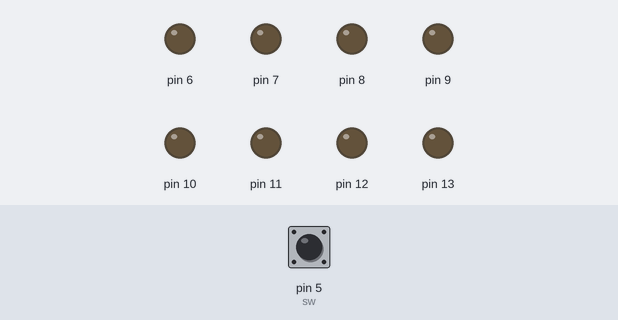
This sketch was run on a simulated Arduino Uno, built with avr-gcc and run on an emulated ATmega328P. On the bench: output pins drawn as LEDs (lit = HIGH). Dashed ring = blinking. Inputs (shaded band) come from the test bench; at power-on: pin 5 (sw) HIGH.

Above: at 1.2 s.
1.3 s: pin 5 (sw) pulled LOW for 0.15 s
At 1.45 s:
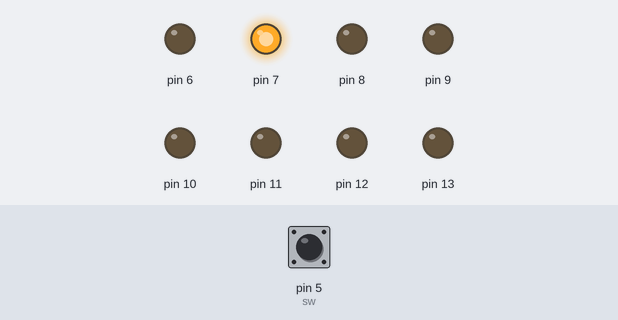
3.0 s: pin 5 (sw) pulled LOW for 1 s
At 3.15 s:
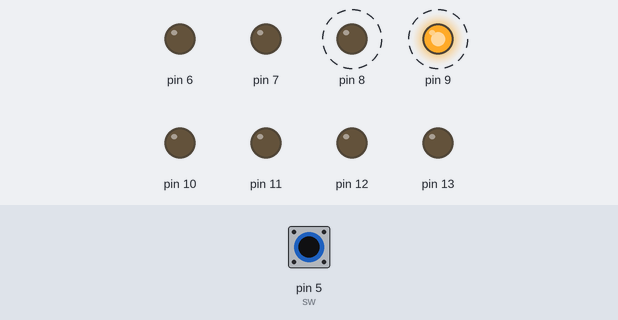
6.0 s: pin 5 (sw) pulled LOW for 3.2 s
At 6.15 s:
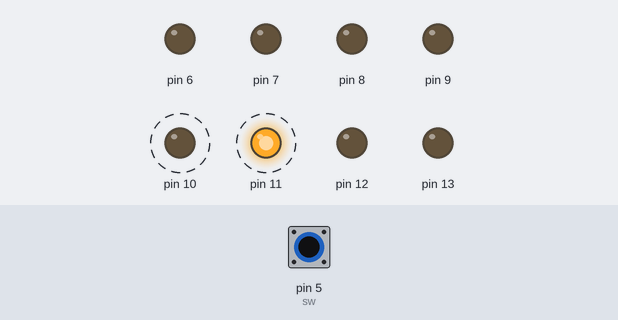
Timing chart, 0 to 10.7 s (numbered marks = the images above; inputs shaded):
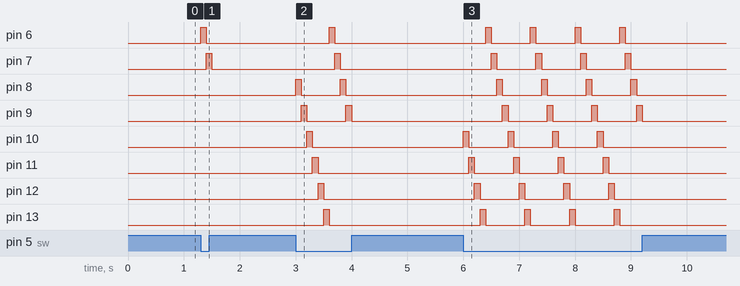

The sketch:

arduino2.1.ino
```cpp
constexpr int start {6}, stop {14};
constexpr int sw {5};

void setup() {
  for(int i {start}; i < stop; i++)
  {
    pinMode(i, OUTPUT);
    digitalWrite(i, LOW);
  }
  pinMode(sw,INPUT_PULLUP);
}

void loop() {
  constexpr int sleep{100};
  for(int i {start}; i < stop; i++)
  {
    while(digitalRead(sw) == HIGH)
    {
      //wait
    }

    digitalWrite(i, HIGH);
    delay(sleep);
    digitalWrite(i,LOW);

  }
}
```

Measured:
- after the input at 1.3 s, pin 6: LOW → HIGH at once, → LOW 0.10 s later; pin 7: LOW → HIGH after 0.10 s, → LOW 0.10 s later
- after the input at 3.0 s, pin 6: LOW → HIGH after 0.60 s, → LOW 0.10 s later; pin 7: LOW → HIGH after 0.70 s, → LOW 0.10 s later
- after the input at 6.0 s, pin 6: alternates HIGH for 0.10 s and LOW for 0.70 s, 8 changes in all, then stays LOW, starting after 0.40 s; pin 7: alternates HIGH for 0.10 s and LOW for 0.70 s, 8 changes in all, then stays LOW, starting after 0.50 s
